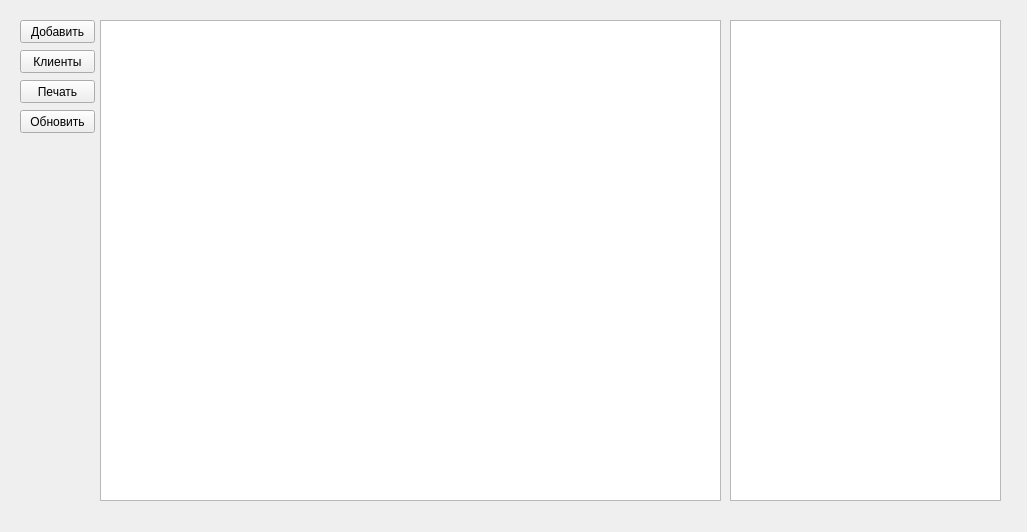
<?xml version="1.0" encoding="UTF-8"?>
<ui version="4.0">
 <class>ProdajiForm</class>
 <widget class="QWidget" name="ProdajiForm">
  <property name="geometry">
   <rect>
    <x>0</x>
    <y>0</y>
    <width>1027</width>
    <height>532</height>
   </rect>
  </property>
  <property name="windowTitle">
   <string>Form</string>
  </property>
  <widget class="QTableView" name="tableView">
   <property name="geometry">
    <rect>
     <x>100</x>
     <y>20</y>
     <width>621</width>
     <height>481</height>
    </rect>
   </property>
  </widget>
  <widget class="QPushButton" name="pushButton_4">
   <property name="geometry">
    <rect>
     <x>20</x>
     <y>80</y>
     <width>75</width>
     <height>23</height>
    </rect>
   </property>
   <property name="text">
    <string>Печать</string>
   </property>
  </widget>
  <widget class="QPushButton" name="pushButton_2">
   <property name="geometry">
    <rect>
     <x>20</x>
     <y>50</y>
     <width>75</width>
     <height>23</height>
    </rect>
   </property>
   <property name="text">
    <string>Клиенты</string>
   </property>
  </widget>
  <widget class="QPushButton" name="pushButton_3">
   <property name="geometry">
    <rect>
     <x>20</x>
     <y>110</y>
     <width>75</width>
     <height>23</height>
    </rect>
   </property>
   <property name="text">
    <string>Обновить</string>
   </property>
  </widget>
  <widget class="QPushButton" name="pushButton">
   <property name="geometry">
    <rect>
     <x>20</x>
     <y>20</y>
     <width>75</width>
     <height>23</height>
    </rect>
   </property>
   <property name="text">
    <string>Добавить</string>
   </property>
  </widget>
  <widget class="QTableView" name="tableView_2">
   <property name="geometry">
    <rect>
     <x>730</x>
     <y>20</y>
     <width>271</width>
     <height>481</height>
    </rect>
   </property>
  </widget>
 </widget>
 <resources/>
 <connections/>
</ui>
